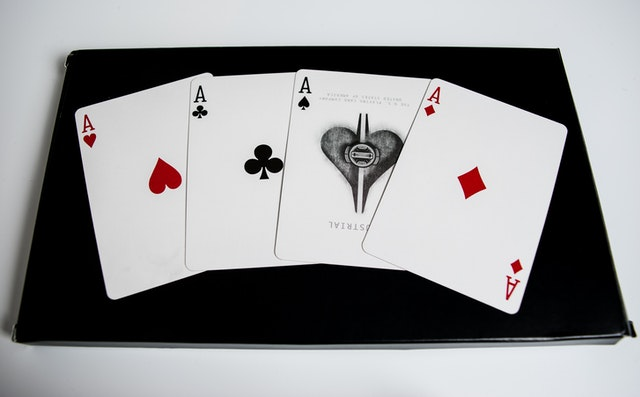
#> input picture OpenCV/workshop_1/resources/pexels_cards.jpg, 640 x 397 px, found by its file name
$ python L15_warp_perspective.py
#> lines starting #> are read from the running program, lines starting #| are printed output that depends on the picture
### OpenCV/workshop_1/path_helps.py
"""
Author: Daniel Lopez
"""

import os


# [15 lines left out: function get_path, not called in this run]


def get_path(file_name, additional_dir):
    """
    Obtain all the path linked to the file, relative to workshop.
    This works when you are opening the file with VS Code from the path of
    the git clone, in this case, 'Python_TopicsAndExamples'.

    file_name --> Name of the file you want to access (read/write).
    additional_dir --> Includes the specific directory from the file.

    return file_path --> The complete path from 'Python_TopicsAndExamples'
    """
    file_path = os.getcwd()
    file_path = os.path.join(file_path, "OpenCV")
    file_path = os.path.join(file_path, "workshop_1")
    file_path = os.path.join(file_path, additional_dir)
    file_path = os.path.join(file_path, file_name)
    return file_path


# [17 lines left out: function get_path_dir, not called in this run]

### OpenCV/workshop_1/L15_warp_perspective.py
"""
Author: Daniel Lopez
Info from: Murtaza's Work - Robotics and AI
--> https://youtu.be/WQeoO7MI0Bs?list=PLxYZ6JuFZuoZPUEUtcUL0YoAYRvnNLAG5
"""

import cv2
import numpy as np
from path_helps import get_path


def main():
    # Obtain path of the image
    my_img = "pexels_cards.jpg"
    folder = "resources"
    file_path = get_path(my_img, folder)

    # Read image with cv2
    image = cv2.imread(file_path)
#> image is the input picture: shape (397, 640, 3); mean B, G, R 148.3, 147, 146.7

    # Print info of the image
    print(image.shape)
#| (397, 640, 3)
    width, height = 255, 350

    # Try lines to identify edges of the card:
    # cv2.line(image, (432,76), (358,248), (0,0,255), 2)
    # cv2.line(image, (358,248), (516,317), (0,255,255), 2)
    # cv2.line(image, (432,76), (567,126), (255,0,255), 2)

    # Using four points to make the wrap
    points = np.float32([[432, 76], [567, 126], [358, 248], [516, 317]])
    wrap = np.float32([[0, 0], [width, 0], [0, height], [width, height]])

    # Transformation
    transform = cv2.getPerspectiveTransform(points, wrap)
    imgWrap = cv2.warpPerspective(image, transform, (width, height))
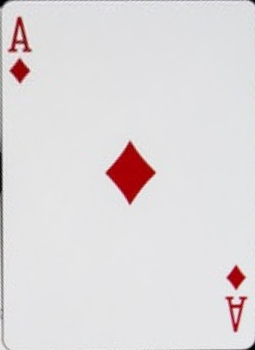
#> imgWrap: shape (350, 255, 3); mean B, G, R 220.7, 219.3, 223.5

    # Display image
    cv2.imshow("Image_Example", image)
    cv2.imshow("Wrapped image", imgWrap)
    cv2.waitKey(0)


if __name__ == "__main__":
    main()
